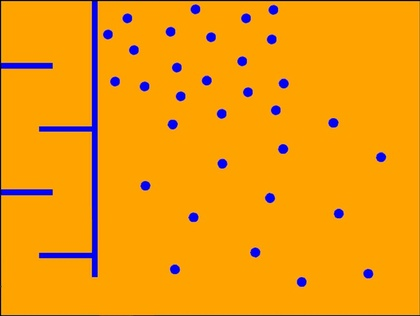
%> input picture matlab/shaastra/shaastra testing/useful work/12/iitbArena3.JPG, 420 x 316 px, shrunk from 1536 x 1155 before the run
$ octave circles4.m   (GNU Octave 9; MATLAB toolbox functions it lacks are replaced by stand-ins)
%> lines starting %> are read from the running program, lines starting %| are printed output that depends on the picture; in (x1, y1, x2, y2) boxes, pixels count from 0 and x2, y2 are one past the last pixel; in counts of white or black regions, pixels touching at a corner belong together; the program's own positions count from 1
### matlab/shaastra/Wednesday, September 16 2009/useful work/findcircles.m
function [ count_circles, centers,diameters] = findcircles(input,tolcirc)
count_circles=0;
diameters=0;
centers=[0, 0];
% SPECIFIC PURPOSE: To identify features in a binary image, to locate circles among the
%                   features, their centers and the distance between the first two.
%
% DESCRIPTION: Features are assumed to be made up of ones, against a background of zeros.

tolsize = 1;
% Tolerance for rejecting small features (diameters). Range [1,2,3...]
% To reject ever larger features, increase to higher integers.

if length(find(input~=0 & input~=1)) > 0, error('Input must be binary'), end
input = bwmorph(bwmorph(bwmorph(input,'spur'),'clean'),'fill');
[numbers,features] = bwlabel(input);
count_circles = 0; centers = [0 0]; separation12 = [];

for i = 1:features
    [I,J] = find(numbers == i);
    rows = min(I):max(I); columns = min(J):max(J);
    rows = min(rows):min([size(input,1) min(rows)+max([length(rows) length(columns)])-1]);
    columns = min(columns):min([size(input,2) min(columns)+max([length(rows) length(columns)])-1]);
    testitem = input(rows,columns);
    % testitem is a square containing the feature.
    diameter = max([length(rows) length(columns)]);
    circle = imcircle(diameter);
    circle = circle(1:length(rows),1:length(columns));
    % circle is compared to testitem.
    if (length(find(xor(testitem,circle))) < round(tolcirc*diameter^2)) & (diameter >= tolsize)...
            & length(rows)/length(columns) >= 0.5 & length(rows)/length(columns) <= 2,
        count_circles = count_circles + 1;
        center_rows = rows(1):rows(1)+diameter-1;
        center_columns = columns(1):columns(1)+diameter-1;
        centers(count_circles,:) = mean([center_rows;center_columns]')-0.5;
        diameters(count_circles,:)=diameter;
    end
end
if count_circles > 1, separation12 = norm(centers(2,:)-centers(1,:)); end

%%%%%%%%%%%%%%%%%%%%%%%%%%%%%%%%%%%%%%%%%%%%%%%%%%%%%%%%%%%%%%%%%%%
%%%%%%%%%%%%%%%%%%%%%%%%%%%%%%%%%%%%%%%%%%%%%%%%%%%%%%%%%%%%%%%%%%
function y = imcircle(n)

% y = imcircle(n);
%
% Draw a solid circle of ones with diameter n pixels
% in a square of zero-valued pixels.
%
% Example: y = imcircle(128);

if rem(n,1) > 0,
   disp(sprintf('n is not an integer and has been rounded to %1.0f',round(n)))
   n = round(n);
end

if n < 1     % invalid n
   error('n must be at least 1')

elseif n < 3 % trivial n
   y = ones(n);

elseif rem(n,2) == 0,  % even n

   DIAMETER = n;
   diameter = n-1;
   RADIUS = DIAMETER/2;
   radius = diameter/2;
   height_45 = round(radius/sqrt(2));
   width = zeros(1,RADIUS);
   semicircle = zeros(DIAMETER,RADIUS);

   for i  = 1 : height_45
       upward = i - 0.5;
       sine = upward/radius;
       cosine = sqrt(1-sine^2);
       width(i) = ceil(cosine * radius);
   end

   array = width(1:height_45)-height_45;

   for j = max(array):-1:min(array)
       width(height_45 + j) = max(find(array == j));
   end

   if min(width) == 0
      index = find(width == 0);
      width(index) = round(mean([width(index-1) width(index+1)]));
   end

   width = [fliplr(width) width];

   for k  = 1 : DIAMETER
       semicircle(k,1:width(k)) = ones(1,width(k));
   end

   y = [fliplr(semicircle) semicircle];

else   % odd n

   DIAMETER = n;
   diameter = n-1;
   RADIUS = DIAMETER/2;
   radius = diameter/2;
   semicircle = zeros(DIAMETER,radius);
   height_45 = round(radius/sqrt(2) - 0.5);
   width = zeros(1,radius);

   for i  = 1 : height_45
       upward = i;
       sine = upward/radius;
       cosine = sqrt(1-sine^2);
       width(i) = ceil(cosine * radius - 0.5);
   end

   array = width(1:height_45) - height_45;

   for j = max(array):-1:min(array)
       width(height_45 + j) = max(find(array == j));
   end

   if min(width) == 0
      index = find(width == 0);
      width(index) = round(mean([width(index-1) width(index+1)]));
   end

   width = [fliplr(width) max(width) width];

   for k  = 1 : DIAMETER
       semicircle(k,1:width(k)) = ones(1,width(k));
   end

   y = [fliplr(semicircle) ones(DIAMETER,1) semicircle];

end

### matlab/shaastra/shaastra testing/useful work/12/circles4.m

%% READ IMAGE FILE

final=imread('iitbArena3.jpg');
%> final is the input picture: size 316x420x3 uint8; mean R, G, B 242.5, 155.7, 11.3
[rows cols]=size(final);
%> rows = 316; cols = 1260
sx = cols;
%> sx = 1260
sy = rows;
%> sy = 316

global toCirc;

%% ORIGINAL PROGRAM STARTS HERE

maxRed  = 25;
maxGreen= 25;
maxBlue = 25;
minBlue = 170;

toCirc=(final(:,:,1)<=maxRed) & ((final(:,:,2)<=maxGreen)) & ((final(:,:,3)>=minBlue));
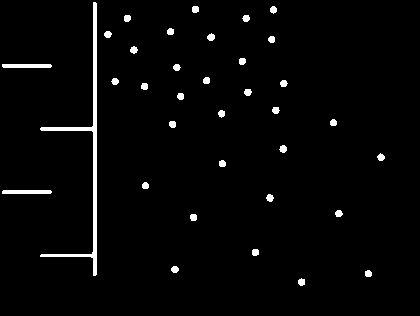
%> toCirc: size 316x420 logical; 2.4% white; 35 white regions, largest, box (x1, y1, x2, y2) and area: (40, 2, 97, 276) 1468, (2, 64, 52, 68) 197, (2, 190, 52, 194) 197

% figure, imshow(toCirc);


%% NEED TO WRITE A CODE TO CORRECT NOISES HERE...

%
%


%% FINDING THE NO OF CIRCLES...

[rows cols]=size(toCirc);
%> cols = 420
[cnt centres dia]=findcircles(toCirc,.1);
%> in findcircles, `[numbers,features] = bwlabel(input);`:
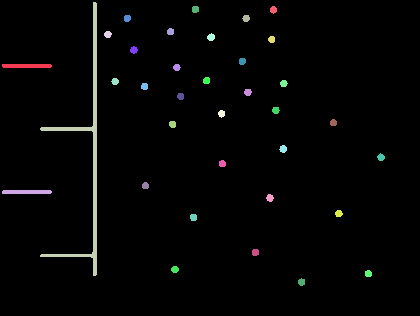
%> numbers: size 316x420 double; 36 distinct labels, from 0 to 35; one colour per label, 0 black
%> in findcircles, `[numbers,features] = bwlabel(input);`: features = 35
%> the loop in findcircles, `for i = 1:features` made 35 passes
%> (DIAMETER in imcircle, RADIUS in imcircle, radius in imcircle, height_45 in imcircle, array in imcircle, index in imcircle, width in imcircle) on passes 18, 29: (8, 4, 3.5, 2, [2 2], 3, [2 3 4 4 4 4 3 2]), (8, 4, 3.5, 2, [2 2], 3, [2 3 4 4 4 4 3 2])
%> (DIAMETER in imcircle, RADIUS in imcircle, radius in imcircle, height_45 in imcircle, array in imcircle, width in imcircle, center_rows) on passes 9, 26, 32: (7, 3.5, 3, 2, [1 0], [1 2 3 3 3 2 1], [183 184 185 186 187 188 189]), (7, 3.5, 3, 2, [1 0], [1 2 3 3 3 2 1], [37 38 39 40 41 42 43]), (7, 3.5, 3, 2, [1 0], [1 2 3 3 3 2 1], [120 121 122 123 124 125 126])
%> pass 1, in findcircles, `testitem = input(rows,columns);`:
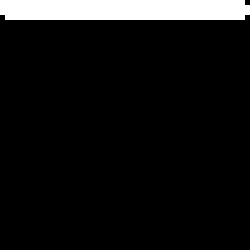
%> testitem: size 50x50 logical (shown 5 times larger); 7.9% white; 1 white region, box (x1, y1, x2, y2) and area: (0, 0, 50, 4) 197
%> pass 1, in imcircle, `y = [fliplr(semicircle) semicircle];`:
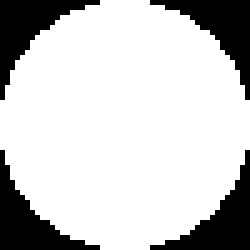
%> y: size 50x50 double (shown 5 times larger); values 0 (black) and 1 (white), 78.4% white; 4 black regions, box (x1, y1, x2, y2) and area: (0, 0, 20, 20) 135, (30, 0, 50, 20) 135, (0, 30, 20, 50) 135, (30, 30, 50, 50) 135
%> after the loop in findcircles, `for i = 1:features`: centers = [185.5 145.5; 37 211; 39.5 271.5; 149 283; 122.5 333.5]; diameters = [7; 8; 7; 8; 7]
%> in findcircles, `separation12 = norm(centers(2,:)-centers(1,:))`: separation12 = 162.3
%> cnt = 5; centres has the same summary as centers in findcircles; dia = [7; 8; 7; 8; 7]
figure,imshow(toCirc);
hold on;
plot(centres(:,2) , centres(:,1), '*');
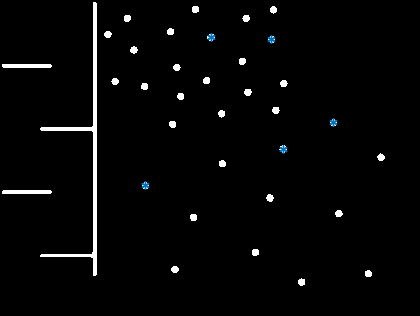
%> figure redrawn from the program's plot data
hold on;

%% PLOTTING THE DESTINATION DIRECTION

%
% a^2 + b^2 > c^2 is an acute triangle
% a^2 + b^2 < c^2 is an obtuse triangle
% a^2 + b^2 = c^2 is a right triangle

%
% endNode = [ 932 995];
% startNode = [ 893 223 ];% % %

% % %

%> (the run ends here)

$ run again, with matlab/shaastra/shaastra testing/useful work/12/iitbArena2.JPG copied over matlab/shaastra/shaastra testing/useful work/12/iitbArena3.JPG
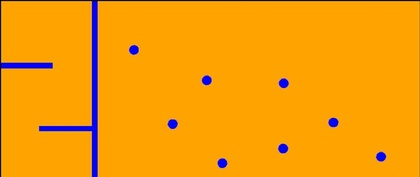
%> input picture matlab/shaastra/shaastra testing/useful work/12/iitbArena2.JPG, 420 x 177 px, shrunk from 1536 x 649 before the run
%> final is the input picture: size 177x420x3 uint8; mean R, G, B 244.9, 157.1, 8.7
%> toCirc: size 177x420 logical; 1.8% white; 10 white regions, largest, box (x1, y1, x2, y2) and area: (40, 2, 97, 177) 859, (2, 64, 52, 68) 151, (330, 119, 337, 126) 45
%> in findcircles, `[numbers,features] = bwlabel(input);`:
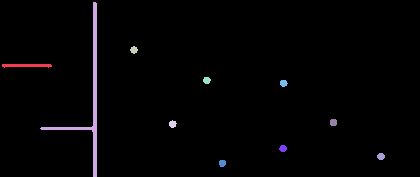
%> numbers: size 177x420 double; 11 distinct labels, from 0 to 10; one colour per label, 0 black
%> features = 10
%> the loop in findcircles, `for i = 1:features` made 10 passes
%> (rows, columns, DIAMETER in imcircle, RADIUS in imcircle, radius in imcircle, height_45 in imcircle, array in imcircle) on passes 3, 4, 5, 7: ([47 48 49 50 51 52 53 54], [131 132 133 134 135 136 137 138], 8, 4, 3.5, 2, [2 2]), ([121 122 123 124 125 126 127 128], [170 171 172 173 174 175 176 177], 8, 4, 3.5, 2, [2 2]), ([78 79 80 81 82 83 84 85], [204 205 206 207 208 209 210 211], 8, 4, 3.5, 2, [2 2]), ([146 147 148 149 150 151 152 153], [280 281 282 283 284 285 286 287], 8, 4, 3.5, 2, [2 2])
%> after the loop in findcircles, `for i = 1:features`: centers = [0 0]; count_circles = 0
%> centres = [0 0]; dia = 0
%> `plot(centres(:,2) , centres(:,1), '*');`:
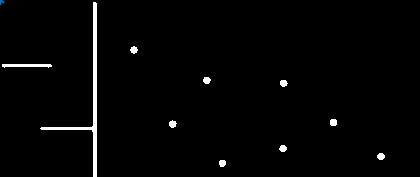
%> figure redrawn from the program's plot data
